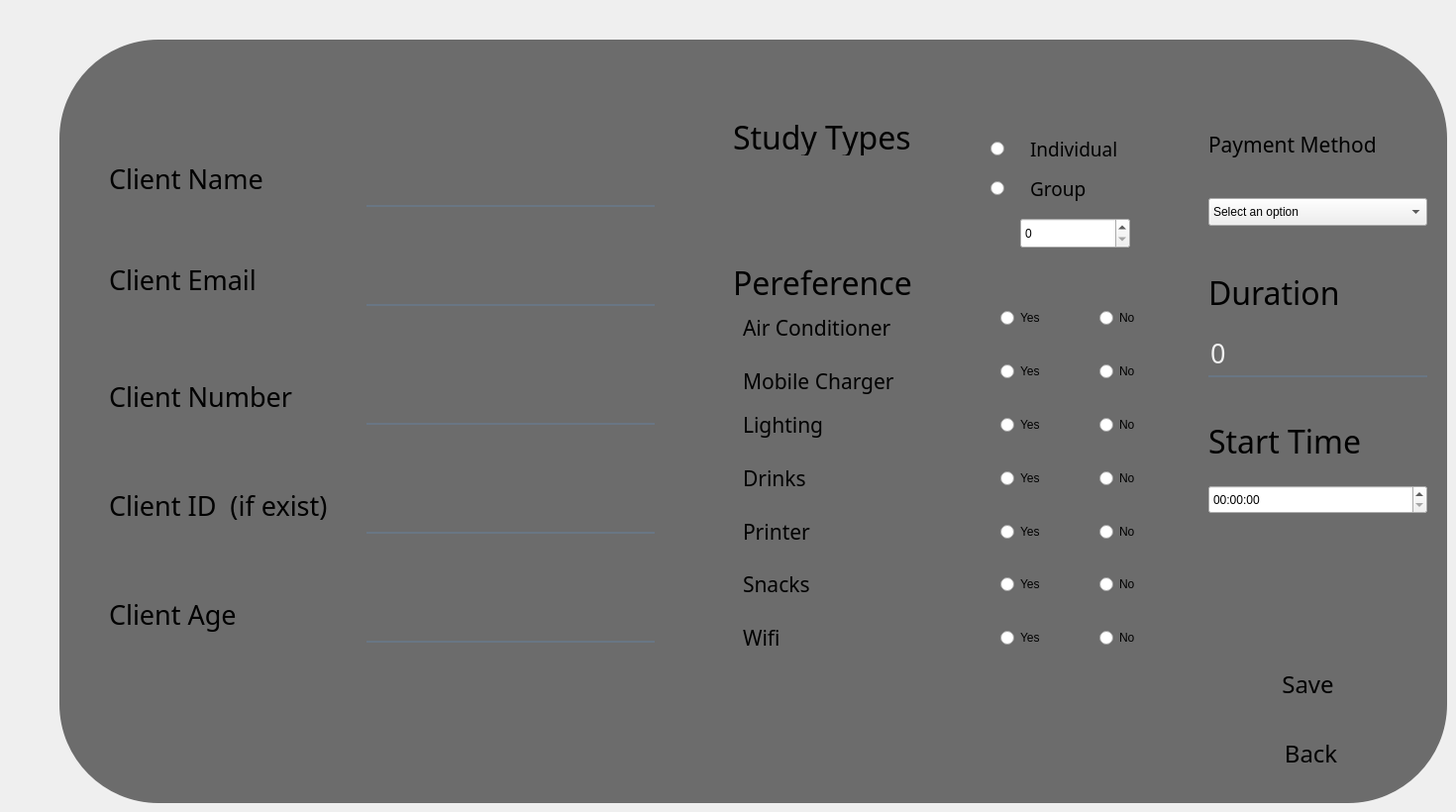
      <widget class="QWidget" name="studyoption2">
       <widget class="QLabel" name="label_64">
        <property name="geometry">
         <rect>
          <x>110</x>
          <y>580</y>
          <width>171</width>
          <height>81</height>
         </rect>
        </property>
        <property name="font">
         <font>
          <family>Bauhaus 93</family>
          <pointsize>20</pointsize>
          <underline>false</underline>
         </font>
        </property>
        <property name="text">
         <string>Client Age</string>
        </property>
       </widget>
       <widget class="QLabel" name="label_61">
        <property name="geometry">
         <rect>
          <x>110</x>
          <y>360</y>
          <width>251</width>
          <height>81</height>
         </rect>
        </property>
        <property name="font">
         <font>
          <family>Bauhaus 93</family>
          <pointsize>20</pointsize>
          <underline>false</underline>
         </font>
        </property>
        <property name="text">
         <string>Client Number</string>
        </property>
       </widget>
       <widget class="QWidget" name="inputPart_5" native="true">
        <property name="geometry">
         <rect>
          <x>370</x>
          <y>130</y>
          <width>291</width>
          <height>531</height>
         </rect>
        </property>
        <widget class="QLineEdit" name="txtnameS">
         <property name="geometry">
          <rect>
           <x>0</x>
           <y>30</y>
           <width>293</width>
           <height>49</height>
          </rect>
         </property>
         <property name="font">
          <font>
           <family>Bauhaus 93</family>
           <pointsize>20</pointsize>
          </font>
         </property>
         <property name="styleSheet">
          <string notr="true">background-color:rgba(0, 0, 0, 0);
border:none;
border-bottom:2px solid rgba(105, 118, 132, 255);
color:rgba(255, 255, 255, 230);
padding-bottom:7px;</string>
         </property>
        </widget>
        <widget class="QLineEdit" name="txtemailS">
         <property name="geometry">
          <rect>
           <x>0</x>
           <y>130</y>
           <width>293</width>
           <height>49</height>
          </rect>
         </property>
         <property name="font">
          <font>
           <family>Bauhaus 93</family>
           <pointsize>20</pointsize>
          </font>
         </property>
         <property name="focusPolicy">
          <enum>Qt::FocusPolicy::StrongFocus</enum>
         </property>
         <property name="styleSheet">
          <string notr="true">background-color:rgba(0, 0, 0, 0);
border:none;
border-bottom:2px solid rgba(105, 118, 132, 255);
color:rgba(255, 255, 255, 230);
padding-bottom:7px;</string>
         </property>
        </widget>
        <widget class="QLineEdit" name="txtnumberS">
         <property name="geometry">
          <rect>
           <x>0</x>
           <y>250</y>
           <width>293</width>
           <height>49</height>
          </rect>
         </property>
         <property name="font">
          <font>
           <family>Bauhaus 93</family>
           <pointsize>20</pointsize>
          </font>
         </property>
         <property name="focusPolicy">
          <enum>Qt::FocusPolicy::StrongFocus</enum>
         </property>
         <property name="styleSheet">
          <string notr="true">background-color:rgba(0, 0, 0, 0);
border:none;
border-bottom:2px solid rgba(105, 118, 132, 255);
color:rgba(255, 255, 255, 230);
padding-bottom:7px;</string>
         </property>
        </widget>
        <widget class="QLineEdit" name="txtidS">
         <property name="geometry">
          <rect>
           <x>0</x>
           <y>360</y>
           <width>293</width>
           <height>49</height>
          </rect>
         </property>
         <property name="font">
          <font>
           <family>Bauhaus 93</family>
           <pointsize>20</pointsize>
          </font>
         </property>
         <property name="focusPolicy">
          <enum>Qt::FocusPolicy::StrongFocus</enum>
         </property>
         <property name="styleSheet">
          <string notr="true">background-color:rgba(0, 0, 0, 0);
border:none;
border-bottom:2px solid rgba(105, 118, 132, 255);
color:rgba(255, 255, 255, 230);
padding-bottom:7px;</string>
         </property>
        </widget>
        <widget class="QLineEdit" name="txtageS">
         <property name="geometry">
          <rect>
           <x>0</x>
           <y>470</y>
           <width>293</width>
           <height>49</height>
          </rect>
         </property>
         <property name="font">
          <font>
           <family>Bauhaus 93</family>
           <pointsize>20</pointsize>
          </font>
         </property>
         <property name="focusPolicy">
          <enum>Qt::FocusPolicy::StrongFocus</enum>
         </property>
         <property name="styleSheet">
          <string notr="true">background-color:rgba(0, 0, 0, 0);
border:none;
border-bottom:2px solid rgba(105, 118, 132, 255);
color:rgba(255, 255, 255, 230);
padding-bottom:7px;</string>
         </property>
        </widget>
       </widget>
       <widget class="QLabel" name="label_60">
        <property name="geometry">
         <rect>
          <x>110</x>
          <y>250</y>
          <width>303</width>
          <height>65</height>
         </rect>
        </property>
        <property name="font">
         <font>
          <family>Bauhaus 93</family>
          <pointsize>20</pointsize>
          <underline>false</underline>
         </font>
        </property>
        <property name="text">
         <string>Client Email</string>
        </property>
       </widget>
       <widget class="QLabel" name="label_65">
        <property name="geometry">
         <rect>
          <x>740</x>
          <y>120</y>
          <width>221</width>
          <height>37</height>
         </rect>
        </property>
        <property name="font">
         <font>
          <family>Bauhaus 93</family>
          <pointsize>24</pointsize>
          <underline>false</underline>
         </font>
        </property>
        <property name="text">
         <string>Study Types </string>
        </property>
        <property name="scaledContents">
         <bool>false</bool>
        </property>
        <property name="wordWrap">
         <bool>false</bool>
        </property>
        <property name="openExternalLinks">
         <bool>false</bool>
        </property>
       </widget>
       <widget class="QLabel" name="label_68">
        <property name="geometry">
         <rect>
          <x>740</x>
          <y>250</y>
          <width>221</width>
          <height>71</height>
         </rect>
        </property>
        <property name="font">
         <font>
          <family>Bauhaus 93</family>
          <pointsize>24</pointsize>
          <underline>false</underline>
         </font>
        </property>
        <property name="text">
         <string>Pereference</string>
        </property>
       </widget>
       <widget class="QLabel" name="label_59">
        <property name="geometry">
         <rect>
          <x>110</x>
          <y>160</y>
          <width>303</width>
          <height>41</height>
         </rect>
        </property>
        <property name="font">
         <font>
          <family>Bauhaus 93</family>
          <pointsize>20</pointsize>
          <underline>false</underline>
         </font>
        </property>
        <property name="text">
         <string>Client Name</string>
        </property>
        <property name="scaledContents">
         <bool>false</bool>
        </property>
        <property name="wordWrap">
         <bool>false</bool>
        </property>
        <property name="openExternalLinks">
         <bool>false</bool>
        </property>
       </widget>
       <widget class="QLabel" name="label_63">
        <property name="geometry">
         <rect>
          <x>110</x>
          <y>470</y>
          <width>281</width>
          <height>81</height>
         </rect>
        </property>
        <property name="font">
         <font>
          <family>Bauhaus 93</family>
          <pointsize>20</pointsize>
          <underline>false</underline>
         </font>
        </property>
        <property name="text">
         <string>Client ID  (if exist)</string>
        </property>
       </widget>
       <widget class="QLabel" name="label_73">
        <property name="geometry">
         <rect>
          <x>60</x>
          <y>40</y>
          <width>1401</width>
          <height>771</height>
         </rect>
        </property>
        <property name="styleSheet">
         <string notr="true">background-color:rgba(0, 0, 0, 140);
border-radius:100px;</string>
        </property>
        <property name="text">
         <string/>
        </property>
       </widget>
       <widget class="QWidget" name="widget_4" native="true">
        <property name="geometry">
         <rect>
          <x>980</x>
          <y>110</y>
          <width>221</width>
          <height>141</height>
         </rect>
        </property>
        <widget class="QLabel" name="label_24">
         <property name="geometry">
          <rect>
           <x>60</x>
           <y>20</y>
           <width>111</width>
           <height>41</height>
          </rect>
         </property>
         <property name="font">
          <font>
           <family>Bauhaus 93</family>
           <pointsize>14</pointsize>
          </font>
         </property>
         <property name="text">
          <string>Individual</string>
         </property>
        </widget>
        <widget class="QLabel" name="label_25">
         <property name="geometry">
          <rect>
           <x>60</x>
           <y>60</y>
           <width>111</width>
           <height>41</height>
          </rect>
         </property>
         <property name="font">
          <font>
           <family>Bauhaus 93</family>
           <pointsize>14</pointsize>
          </font>
         </property>
         <property name="text">
          <string>Group</string>
         </property>
        </widget>
        <widget class="QRadioButton" name="btnIndividual">
         <property name="geometry">
          <rect>
           <x>20</x>
           <y>30</y>
           <width>21</width>
           <height>20</height>
          </rect>
         </property>
         <property name="text">
          <string/>
         </property>
        </widget>
        <widget class="QRadioButton" name="btnGroup">
         <property name="geometry">
          <rect>
           <x>20</x>
           <y>70</y>
           <width>21</width>
           <height>21</height>
          </rect>
         </property>
         <property name="text">
          <string/>
         </property>
        </widget>
        <widget class="QSpinBox" name="spinBox_group">
         <property name="geometry">
          <rect>
           <x>50</x>
           <y>110</y>
           <width>111</width>
           <height>31</height>
          </rect>
         </property>
        </widget>
       </widget>
       <widget class="QWidget" name="widget_3" native="true">
        <property name="geometry">
         <rect>
          <x>740</x>
          <y>310</y>
          <width>481</width>
          <height>411</height>
         </rect>
        </property>
        <layout class="QVBoxLayout" name="verticalLayout_5">
         <property name="spacing">
          <number>20</number>
         </property>
         <item>
          <widget class="QWidget" name="widget_8" native="true">
           <widget class="QLabel" name="label_26">
            <property name="geometry">
             <rect>
              <x>10</x>
              <y>0</y>
              <width>211</width>
              <height>41</height>
             </rect>
            </property>
            <property name="font">
             <font>
              <family>Bauhaus 93</family>
              <pointsize>16</pointsize>
             </font>
            </property>
            <property name="text">
             <string>Air Conditioner</string>
            </property>
           </widget>
           <widget class="QRadioButton" name="BtnYES">
            <property name="geometry">
             <rect>
              <x>270</x>
              <y>0</y>
              <width>91</width>
              <height>22</height>
             </rect>
            </property>
            <property name="text">
             <string>Yes</string>
            </property>
           </widget>
           <widget class="QRadioButton" name="BtnNO">
            <property name="geometry">
             <rect>
              <x>370</x>
              <y>0</y>
              <width>91</width>
              <height>22</height>
             </rect>
            </property>
            <property name="text">
             <string>No</string>
            </property>
           </widget>
          </widget>
         </item>
         <item>
          <widget class="QWidget" name="widget_7" native="true">
           <widget class="QLabel" name="label_28">
            <property name="geometry">
             <rect>
              <x>10</x>
              <y>0</y>
              <width>211</width>
              <height>41</height>
             </rect>
            </property>
            <property name="font">
             <font>
              <family>Bauhaus 93</family>
              <pointsize>16</pointsize>
             </font>
            </property>
            <property name="text">
             <string>Mobile Charger</string>
            </property>
           </widget>
           <widget class="QRadioButton" name="BtnYES_2">
            <property name="geometry">
             <rect>
              <x>270</x>
              <y>0</y>
              <width>91</width>
              <height>22</height>
             </rect>
            </property>
            <property name="text">
             <string>Yes</string>
            </property>
           </widget>
           <widget class="QRadioButton" name="BtnNO_2">
            <property name="geometry">
             <rect>
              <x>370</x>
              <y>0</y>
              <width>91</width>
              <height>22</height>
             </rect>
            </property>
            <property name="text">
             <string>No</string>
            </property>
           </widget>
          </widget>
         </item>
         <item>
          <widget class="QWidget" name="widget_9" native="true">
           <widget class="QLabel" name="label_32">
            <property name="geometry">
             <rect>
              <x>10</x>
              <y>0</y>
              <width>171</width>
              <height>51</height>
             </rect>
            </property>
            <property name="font">
             <font>
              <family>Bauhaus 93</family>
              <pointsize>16</pointsize>
             </font>
            </property>
            <property name="text">
             <string>Lighting
</string>
            </property>
           </widget>
           <widget class="QRadioButton" name="BtnYES_3">
            <property name="geometry">
             <rect>
              <x>270</x>
              <y>0</y>
              <width>91</width>
              <height>22</height>
             </rect>
            </property>
            <property name="text">
             <string>Yes</string>
            </property>
           </widget>
           <widget class="QRadioButton" name="BtnNO_3">
            <property name="geometry">
             <rect>
              <x>370</x>
              <y>0</y>
              <width>91</width>
              <height>22</height>
             </rect>
            </property>
            <property name="text">
             <string>No</string>
            </property>
           </widget>
          </widget>
         </item>
         <item>
          <widget class="QWidget" name="widget_10" native="true">
           <widget class="QLabel" name="label_31">
            <property name="geometry">
             <rect>
              <x>10</x>
              <y>-10</y>
              <width>211</width>
              <height>41</height>
             </rect>
            </property>
            <property name="font">
             <font>
              <family>Bauhaus 93</family>
              <pointsize>16</pointsize>
             </font>
            </property>
            <property name="text">
             <string>Drinks</string>
            </property>
           </widget>
           <widget class="QRadioButton" name="BtnYES_4">
            <property name="geometry">
             <rect>
              <x>270</x>
              <y>0</y>
              <width>91</width>
              <height>22</height>
             </rect>
            </property>
            <property name="text">
             <string>Yes</string>
            </property>
           </widget>
           <widget class="QRadioButton" name="BtnNO_4">
            <property name="geometry">
             <rect>
              <x>370</x>
              <y>0</y>
              <width>91</width>
              <height>22</height>
             </rect>
            </property>
            <property name="text">
             <string>No</string>
            </property>
           </widget>
          </widget>
         </item>
         <item>
          <widget class="QWidget" name="widget_6" native="true">
           <widget class="QRadioButton" name="BtnYES_5">
            <property name="geometry">
             <rect>
              <x>270</x>
              <y>0</y>
              <width>91</width>
              <height>22</height>
             </rect>
            </property>
            <property name="text">
             <string>Yes</string>
            </property>
           </widget>
           <widget class="QRadioButton" name="BtnNO_5">
            <property name="geometry">
             <rect>
              <x>370</x>
              <y>0</y>
              <width>91</width>
              <height>22</height>
             </rect>
            </property>
            <property name="text">
             <string>No</string>
            </property>
           </widget>
           <widget class="QLabel" name="label_29">
            <property name="geometry">
             <rect>
              <x>10</x>
              <y>-10</y>
              <width>91</width>
              <height>41</height>
             </rect>
            </property>
            <property name="font">
             <font>
              <family>Bauhaus 93</family>
              <pointsize>16</pointsize>
             </font>
            </property>
            <property name="text">
             <string>Printer</string>
            </property>
           </widget>
          </widget>
         </item>
         <item>
          <widget class="QWidget" name="widget_5" native="true">
           <widget class="QRadioButton" name="BtnYES_6">
            <property name="geometry">
             <rect>
              <x>270</x>
              <y>0</y>
              <width>91</width>
              <height>22</height>
             </rect>
            </property>
            <property name="text">
             <string>Yes</string>
            </property>
           </widget>
           <widget class="QRadioButton" name="BtnNO_6">
            <property name="geometry">
             <rect>
              <x>370</x>
              <y>0</y>
              <width>91</width>
              <height>22</height>
             </rect>
            </property>
            <property name="text">
             <string>No</string>
            </property>
           </widget>
           <widget class="QLabel" name="label_30">
            <property name="geometry">
             <rect>
              <x>10</x>
              <y>-10</y>
              <width>101</width>
              <height>41</height>
             </rect>
            </property>
            <property name="font">
             <font>
              <family>Bauhaus 93</family>
              <pointsize>16</pointsize>
             </font>
            </property>
            <property name="text">
             <string>Snacks</string>
            </property>
           </widget>
          </widget>
         </item>
         <item>
          <widget class="QWidget" name="widget_11" native="true">
           <widget class="QRadioButton" name="BtnYES_7">
            <property name="geometry">
             <rect>
              <x>270</x>
              <y>0</y>
              <width>91</width>
              <height>22</height>
             </rect>
            </property>
            <property name="text">
             <string>Yes</string>
            </property>
           </widget>
           <widget class="QRadioButton" name="BtnNO_7">
            <property name="geometry">
             <rect>
              <x>370</x>
              <y>0</y>
              <width>91</width>
              <height>22</height>
             </rect>
            </property>
            <property name="text">
             <string>No</string>
            </property>
           </widget>
           <widget class="QLabel" name="label_33">
            <property name="geometry">
             <rect>
              <x>10</x>
              <y>-10</y>
              <width>101</width>
              <height>41</height>
             </rect>
            </property>
            <property name="font">
             <font>
              <family>Bauhaus 93</family>
              <pointsize>16</pointsize>
             </font>
            </property>
            <property name="text">
             <string>Wifi</string>
            </property>
           </widget>
          </widget>
         </item>
         <item>
          <widget class="QWidget" name="widget_12" native="true"/>
         </item>
        </layout>
       </widget>
       <widget class="QPushButton" name="btnBack_toSR">
        <property name="geometry">
         <rect>
          <x>1250</x>
          <y>730</y>
          <width>141</width>
          <height>61</height>
         </rect>
        </property>
        <property name="font">
         <font>
          <family>Bauhaus 93</family>
          <pointsize>18</pointsize>
         </font>
        </property>
        <property name="styleSheet">
         <string notr="true">border-radius:30px;</string>
        </property>
        <property name="text">
         <string> Back</string>
        </property>
        <property name="icon">
         <iconset theme="QIcon::ThemeIcon::GoPrevious"/>
        </property>
       </widget>
       <widget class="QPushButton" name="btnsave_2">
        <property name="geometry">
         <rect>
          <x>1250</x>
          <y>660</y>
          <width>141</width>
          <height>61</height>
         </rect>
        </property>
        <property name="font">
         <font>
          <family>Bauhaus 93</family>
          <pointsize>18</pointsize>
         </font>
        </property>
        <property name="styleSheet">
         <string notr="true">border-radius:30px;</string>
        </property>
        <property name="text">
         <string>Save</string>
        </property>
        <property name="icon">
         <iconset theme="QIcon::ThemeIcon::DocumentSave"/>
        </property>
       </widget>
       <widget class="QLabel" name="label_69">
        <property name="geometry">
         <rect>
          <x>1220</x>
          <y>260</y>
          <width>161</width>
          <height>71</height>
         </rect>
        </property>
        <property name="font">
         <font>
          <family>Bauhaus 93</family>
          <pointsize>24</pointsize>
          <underline>false</underline>
         </font>
        </property>
        <property name="text">
         <string>Duration</string>
        </property>
       </widget>
       <widget class="QSpinBox" name="Editduration_S">
        <property name="geometry">
         <rect>
          <x>1220</x>
          <y>340</y>
          <width>221</width>
          <height>41</height>
         </rect>
        </property>
        <property name="font">
         <font>
          <family>Bauhaus 93</family>
          <pointsize>20</pointsize>
         </font>
        </property>
        <property name="styleSheet">
         <string notr="true">background-color:rgba(0, 0, 0, 0);
border:none;
border-bottom:2px solid rgba(105, 118, 132, 255);
color:rgba(255, 255, 255, 230);
padding-bottom:7px;</string>
        </property>
       </widget>
       <widget class="QLabel" name="label_70">
        <property name="geometry">
         <rect>
          <x>1220</x>
          <y>410</y>
          <width>181</width>
          <height>71</height>
         </rect>
        </property>
        <property name="font">
         <font>
          <family>Bauhaus 93</family>
          <pointsize>24</pointsize>
          <underline>false</underline>
         </font>
        </property>
        <property name="text">
         <string>Start Time</string>
        </property>
       </widget>
       <widget class="QTimeEdit" name="Editstart_S">
        <property name="geometry">
         <rect>
          <x>1220</x>
          <y>490</y>
          <width>221</width>
          <height>29</height>
         </rect>
        </property>
       </widget>
       <widget class="QLabel" name="label_71">
        <property name="geometry">
         <rect>
          <x>1220</x>
          <y>110</y>
          <width>201</width>
          <height>71</height>
         </rect>
        </property>
        <property name="font">
         <font>
          <family>Bauhaus 93</family>
          <pointsize>16</pointsize>
          <underline>false</underline>
         </font>
        </property>
        <property name="text">
         <string>Payment Method</string>
        </property>
       </widget>
       <widget class="QComboBox" name="combopaymentm_2">
        <property name="geometry">
         <rect>
          <x>1220</x>
          <y>200</y>
          <width>221</width>
          <height>28</height>
         </rect>
        </property>
        <property name="editable">
         <bool>false</bool>
        </property>
        <item>
         <property name="text">
          <string>Select an option</string>
         </property>
        </item>
        <item>
         <property name="text">
          <string>Credit/Debit Cards</string>
         </property>
        </item>
        <item>
         <property name="text">
          <string>Digital Wallets</string>
         </property>
        </item>
        <item>
         <property name="text">
          <string>Game Store Payment Systems</string>
         </property>
        </item>
        <item>
         <property name="text">
          <string>Bank Transfers</string>
         </property>
        </item>
       </widget>
       <zorder>label_73</zorder>
       <zorder>label_64</zorder>
       <zorder>label_61</zorder>
       <zorder>inputPart_5</zorder>
       <zorder>label_60</zorder>
       <zorder>label_65</zorder>
       <zorder>label_68</zorder>
       <zorder>label_59</zorder>
       <zorder>label_63</zorder>
       <zorder>widget_4</zorder>
       <zorder>widget_3</zorder>
       <zorder>btnBack_toSR</zorder>
       <zorder>btnsave_2</zorder>
       <zorder>label_69</zorder>
       <zorder>Editduration_S</zorder>
       <zorder>label_70</zorder>
       <zorder>Editstart_S</zorder>
       <zorder>label_71</zorder>
       <zorder>combopaymentm_2</zorder>
      </widget>
